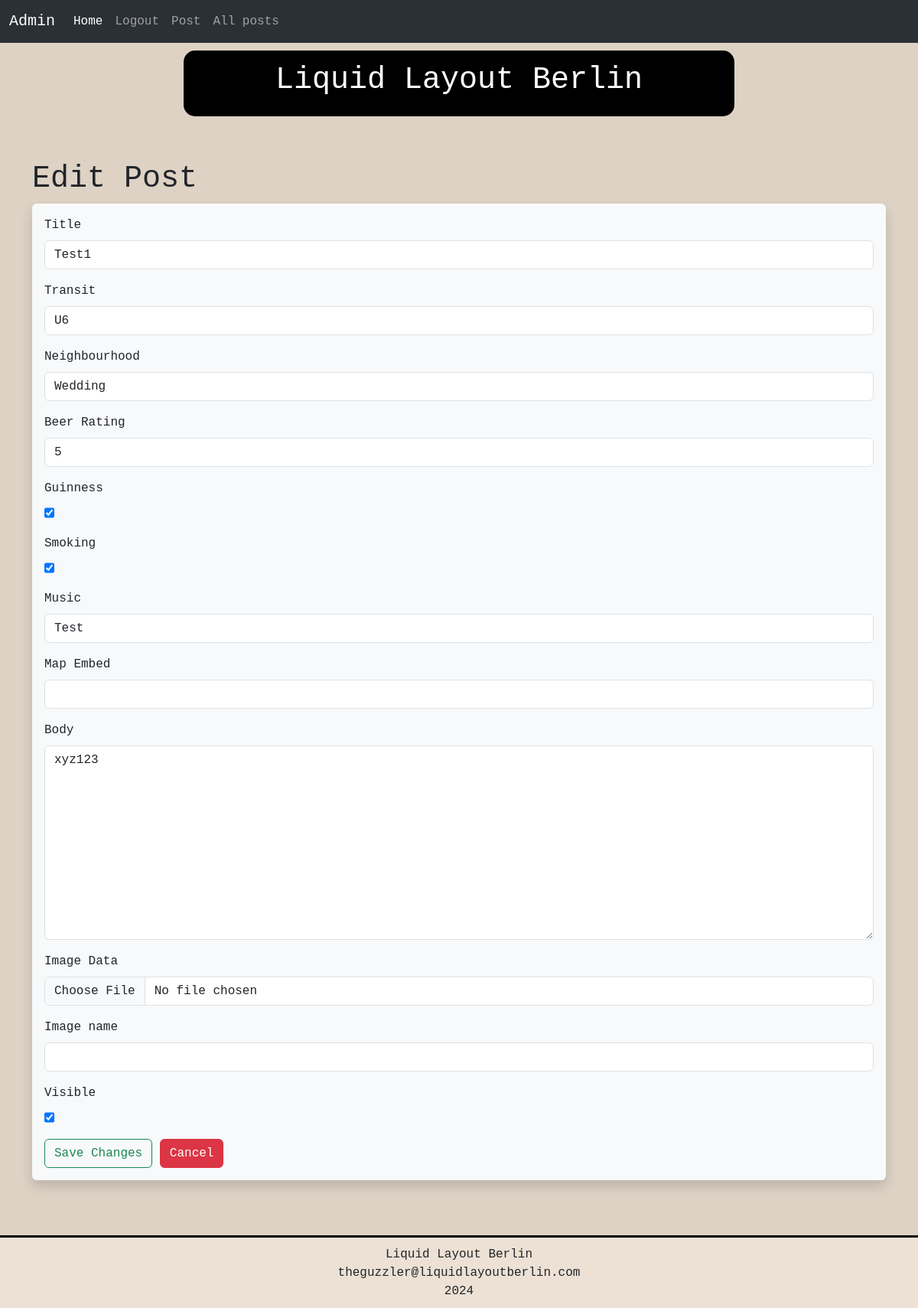
The page /posts/edit/1 (signed in) on the database its author committed.
### app/models.py (models this page shows, shortened)
class Post(db.Model):
    id : so.Mapped[int] = so.mapped_column(primary_key=True)
    title : so.Mapped[str] = so.mapped_column(sa.String(64))
    body : so.Mapped[str] = so.mapped_column(sa.Text)
    map_embed : so.Mapped[str] = so.mapped_column(sa.Text, nullable=True)
    transit : so.Mapped[str] = so.mapped_column(sa.String(64))
    neighbourhood : so.Mapped[str] = so.mapped_column(sa.String(64))
    beer_rating : so.Mapped[str] = so.mapped_column(sa.Integer)
    guinness : so.Mapped[bool] = so.mapped_column(sa.Boolean)
    smoking : so.Mapped[bool] = so.mapped_column(sa.Boolean)
    music : so.Mapped[str] = so.mapped_column(sa.String(128))
    visible : so.Mapped[bool] = so.mapped_column(sa.Boolean, default=True, nullable=True)
    image_data: so.Mapped[bytes] = so.mapped_column(sa.LargeBinary, nullable=True)  # Store image data
    image_filename: so.Mapped[str] = so.mapped_column(sa.String(255), nullable=True)  # Store image filename
    timestamp : so.Mapped[datetime] = so.mapped_column(index=True, default=lambda: datetime.now(timezone.utc))
    user_id : so.Mapped[int] = so.mapped_column(sa.ForeignKey(User.id), index=True)
    author : so.Mapped[User] = so.relationship(back_populates="posts")

### app/routes.py (the view, shortened to what this page needs)
@app.route("/posts/edit/<id>", methods=["GET", "POST"])
@login_required
def edit_post(id):
    post = Post.query.get_or_404(id)
    form = PostForm(obj=post)
    title = f"Edit post {post.title}"
    return render_template("edit_post.html", title=title, post=post, form=form)

### app/forms.py
class PostForm(FlaskForm):
    title = StringField("Title", validators=[DataRequired(), Length(min=1, max=140)])
    transit = SelectField("Transit", choices=transit_list, validators=[DataRequired()])
    neighbourhood = SelectField("Neighbourhood", choices=neighbourhoods_list, validators=[DataRequired()])
    beer_rating = SelectField("Beer Rating", choices=beer_rating_list, validators=[DataRequired()])
    guinness = BooleanField("Guinness")
    smoking = BooleanField("Smoking")
    music = StringField("Music")
    map_embed = StringField("Map Embed")
    body = TextAreaField("Body", validators=[DataRequired()])
    image_data = FileField("Image Data", validators=[Optional()])
    image_filename = StringField("Image name", validators=[Optional()])
    visible = BooleanField("Visible", default="checked")
    submit = SubmitField("Submit")

### app/models.py (called while the page is built)
@login.user_loader
def load_user(id):
    return db.session.get(User, int(id))

### app/templates/edit_post.html (shortened to what this page needs)
{% extends "base.html" %}
{% block content %}
    <h1>Edit Post</h1>
    <div class="shadow p-3 mb-5 bg-body-tertiary rounded">
        <form action="" method="post">
            <div class="mb-3">
                {{ form.title.label(class="form-label") }}
                {{ form.title(class="form-control") }}
            </div>
            <div class="mb-3">
                {{ form.transit.label(class="form-label") }}
                {{ form.transit(class="form-control") }}
            </div>
            <div class="mb-3">
                {{ form.neighbourhood.label(class="form-label") }}
                {{ form.neighbourhood(class="form-control") }}
            </div>
            <div class="mb-3">
                {{ form.beer_rating.label(class="form-label") }}
                {{ form.beer_rating(class="form-control") }}
            </div>
            <div class="mb-3">
                {{ form.guinness.label(class="form-label") }}
                {{ form.guinness(class="form-check") }}
            </div>
            <div class="mb-3">
                {{ form.smoking.label(class="form-label") }}
                {{ form.smoking(class="form-check") }}
            </div>
            <div class="mb-3">
                {{ form.music.label(class="form-label") }}
                {{ form.music(class="form-control") }}
            </div>
            <div class="mb-3">
                {{ form.map_embed.label(class="form-label") }}
                {{ form.map_embed(class="form-control") }}
            </div>
            <div class="mb-3">
                {{ form.body.label(class="form-label") }}
                {{ form.body(class="form-control", rows="10") }}
            </div>
            <div class="mb-3">
                {{ form.image_data.label(class="form-label") }}
                {{ form.image_data(class="form-control") }}
            </div>
            <div class="mb-3">
                {{ form.image_filename.label(class="form-label") }}
                {{ form.image_filename(class="form-control") }}
            </div>
            <div class="mb-3">
                {{ form.visible.label(class="form-label") }}
                {{ form.visible(class="form-check") }}
            </div>
            <button type="submit" class="btn btn-outline-success">Save Changes</button>
            <a href="{{url_for('index')}}" class="btn btn-danger">Cancel</a>
        </form>
    </div>
        <br>
{% endblock %}

### app/static/css/custom.css (style rules this page uses)
body { background-color: #ddd2c4; display: flex; flex-direction: column; min-height: 100vh; font-family: "Monaco", monospace; }

### rows shown on the page
Post: title "Test1", transit "U6", neighbourhood "Wedding", beer_rating "5", guinness "☑", smoking "☑", music "Test", body "xyz123", visible "☑"
